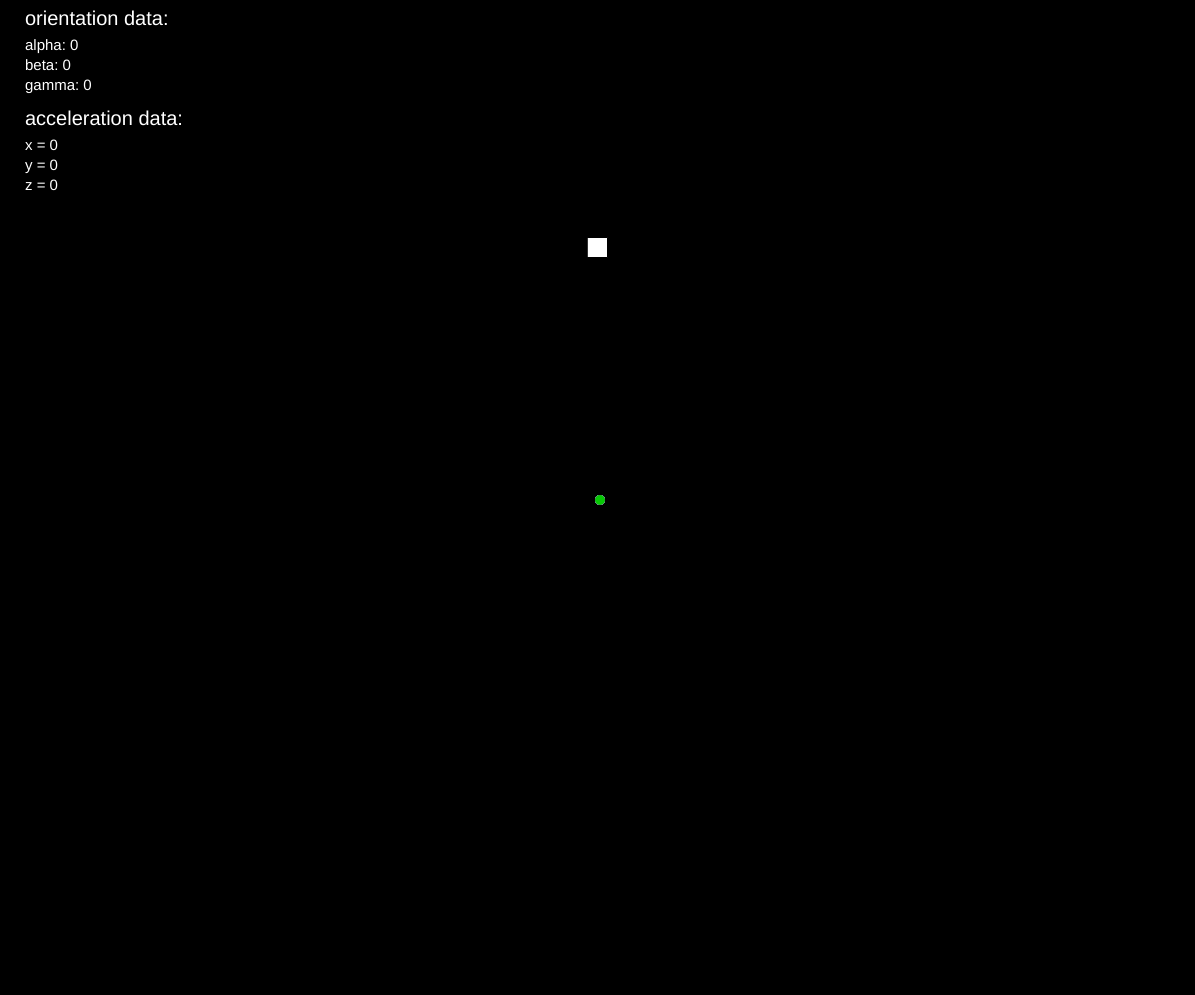
Frame 1 (no input)
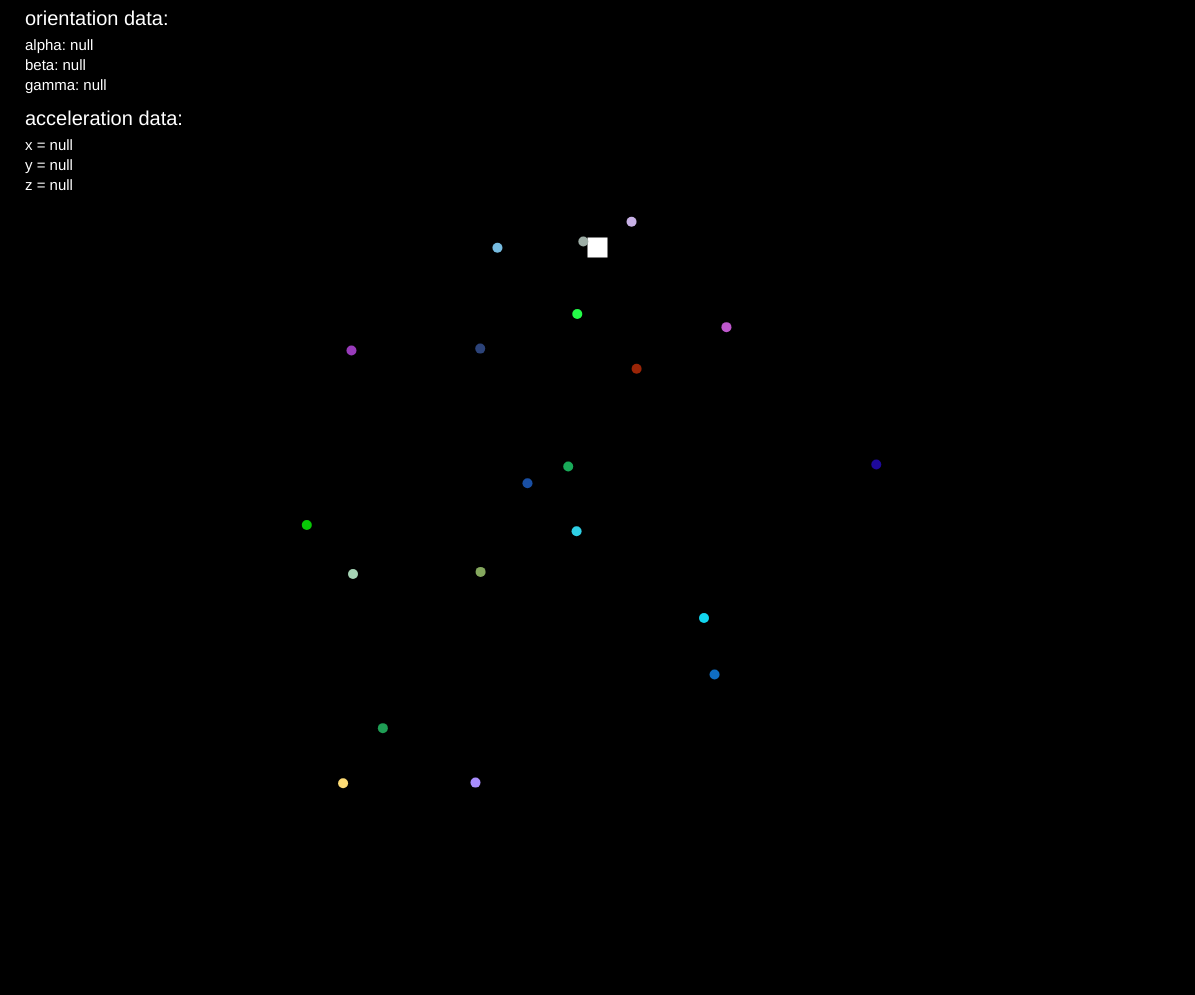
Frame 60 (no input)
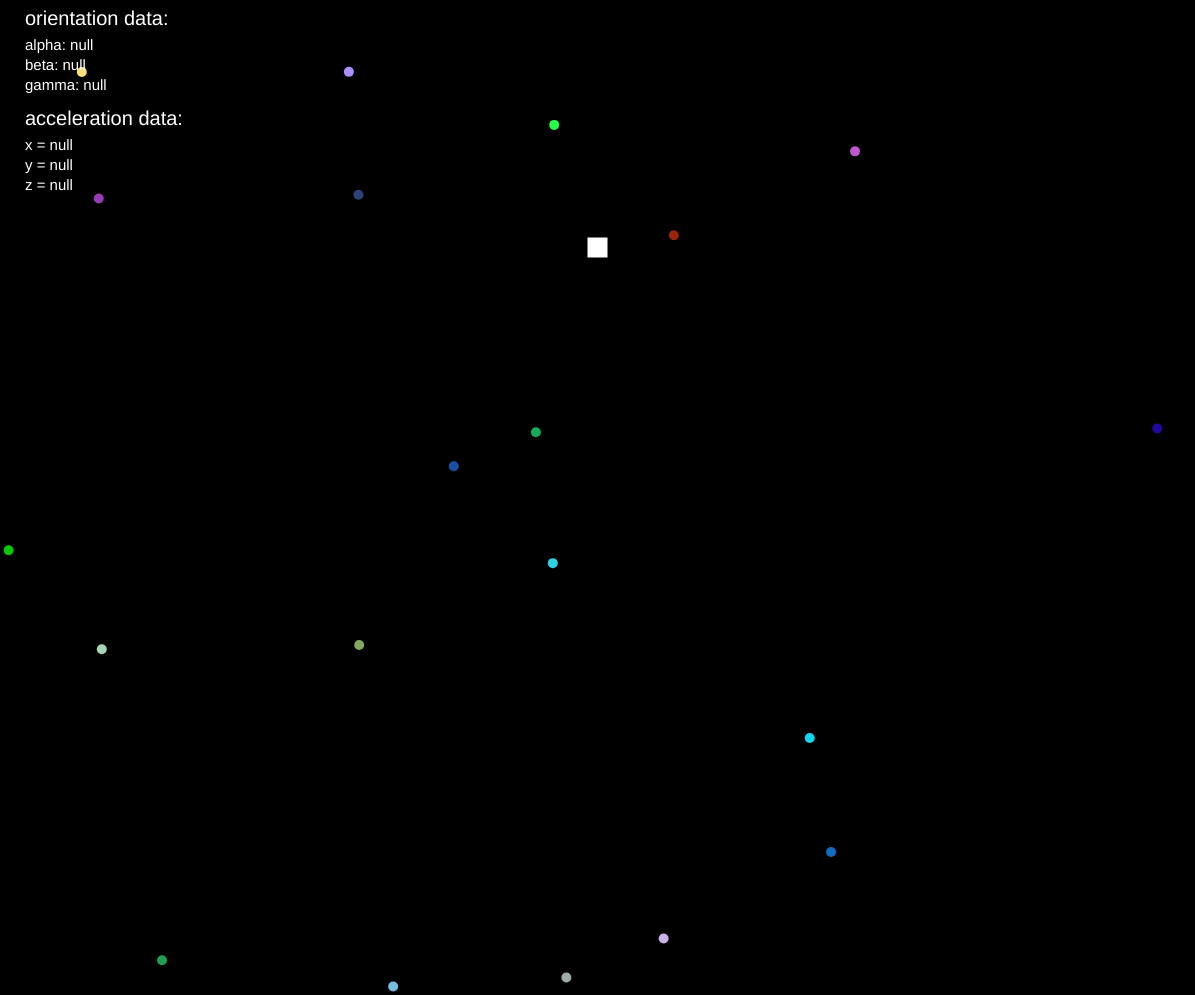
Frame 120 (the mouse pressed at the canvas centre since frame 60)

The p5.js sketch that drew these frames (run headless with seeded random() and noise() and a simulated clock; from frame 60 on, the mouse is pressed at the canvas centre):

// p5.js sketch
// ── sketch.js
var car = [];
var shipPos;
var alpha, beta, gamma; // orientation data
var xPosition = 0;
var yPosition = 0;
var x = 0; // acceleration data
var y = 0;
var z = 0;

function setup() {
createCanvas (windowWidth-5, windowHeight-5);
for (var i = 0; i < 20; i++)
car.push(new Car());
shipPos = createVector(0, -250);

rectMode(CENTER);
ellipseMode(CENTER);

alpha = 0;
beta = 0;
gamma = 0;
}

function draw() {
background(0);

xPosition = shipPos.x;
yPosition = shipPos.y;

xPosition = map(gamma, -60, 60, 0, width);
 yPosition = map(beta, -30, 30, 0, height);
fill(255)
 push(); // before you use translate, rotate, or scale commands, push and then pop after

   translate(xPosition, yPosition); // move everything over by x, y

   rotate(radians(alpha)); // using alpha in here so it doesn't feel bad


   rect(shipPos.x, shipPos.y, 20, 20)
   //  	rect(0, 0, 100, 100) ;
   pop();



for (var i = 0; i < car.length; i++) {
car[i].display();
car[i].drive();

if (car[i].pos.dist(shipPos) <= 20) {
car.splice(i,1);
}

}
textAlign(LEFT);
textSize(20);
fill('white');
text("orientation data:", 25, 25);
textSize(15);
text("alpha: " + alpha, 25, 50);
text("beta: " + beta, 25, 70);
text("gamma: " + gamma, 25, 90);
textSize(20);
text("acceleration data:", 25, 125);
textSize(15);
text("x = " + x, 25, 150); // .toFixed means just show (x) decimal places
text("y = " + y, 25, 170);
text("z = " + z, 25, 190);

}





function Car() {

this.pos = createVector(windowWidth/2, windowHeight/2);
this.vel = createVector(random(-5, 5), random(-5, 5));
this.r = random(255);
this.g = random(255);
this.b = random(255);

this.display = function() {
  noStroke()
    fill(this.r, this.g, this.b);
  ellipse(this.pos.x, this.pos.y, 10, 10);

}

this.drive = function() {
  this.pos.add(this.vel);
  if (this.pos.x > width) this.pos.x = 0;
  if (this.pos.x < 0) this.pos.x = width;
  if (this.pos.y > height) this.pos.y = 0;
  if (this.pos.y < 0) this.pos.y = height;
}
}

window.addEventListener('deviceorientation', function(e) {
  alpha = e.alpha;
  beta = e.beta;
  gamma = e.gamma;
});


// accelerometer Data
window.addEventListener('devicemotion', function(e) {
  // get accelerometer values
  x = e.acceleration.x;
  y = e.acceleration.y;
  z = e.acceleration.z;
});
